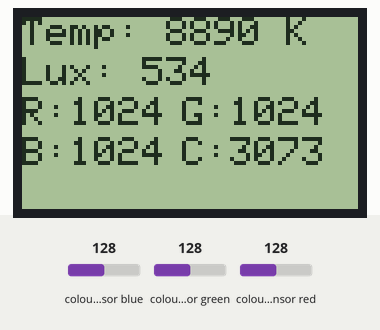
Simulated run of this sketch. Board: Arduino Uno, built with avr-gcc and run on an emulated ATmega328P. Shown: 84×48 one-colour display. The test bench sets the inputs (shaded band); at power-on: colour sensor blue 128, colour sensor green 128, colour sensor red 128. What the sketch prints to the serial monitor is not drawn.

Above: at 3.2 s.
3.3 s: colour sensor blue set to 191
At 4.5 s:
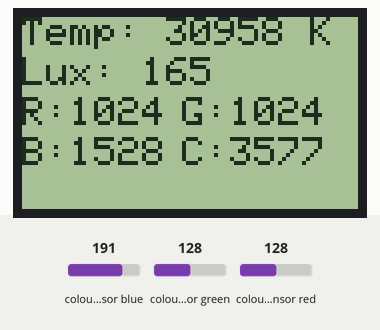
4.8 s: colour sensor green set to 64
At 5.4 s:
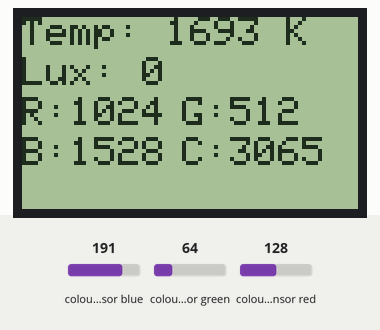
6.3 s: colour sensor red set to 5
At 7.0 s:
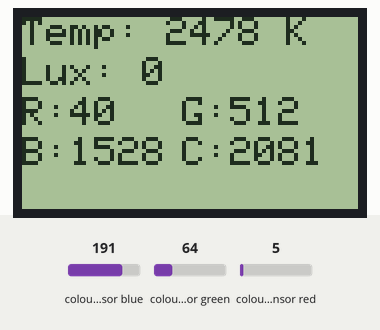
7.8 s: colour sensor blue set to 64
At 8.4 s:
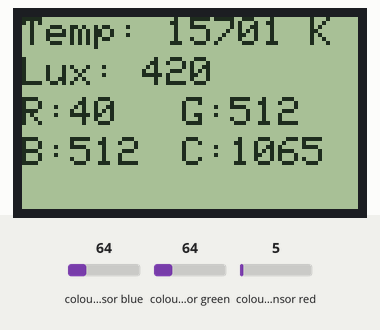
9.3 s: colour sensor green set to 5
At 9.9 s:
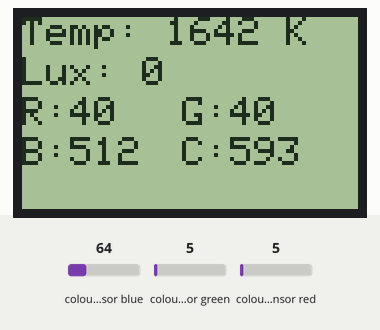
10.8 s: colour sensor red set to 64
At 12.0 s:
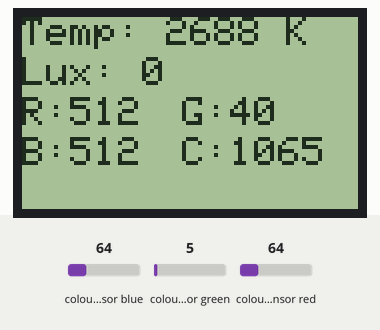
Timing chart, 0 to 13.3 s (numbered marks = the images above; inputs shaded):
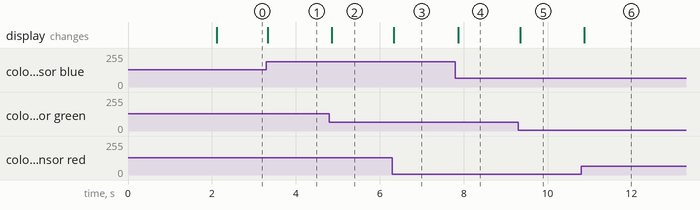

Measured:
- after the input at 3.3 s, the display: changes at once (image 1)
- after the input at 4.8 s, the display: changes after 0.06 s (image 2)
- after the input at 6.3 s, the display: changes at once (image 3)
- after the input at 7.8 s, the display: changes after 0.08 s (image 4)
- after the input at 9.3 s, the display: changes after 0.05 s (image 5)
- after the input at 10.8 s, the display: changes after 0.08 s (image 6)

The sketch:

arduino_light_meter.ino
```cpp
#include <SPI.h>
#include <Adafruit_TCS34725.h>
#include <Wire.h>
#include "Adafruit_GFX.h"
#include "Adafruit_PCD8544.h"

Adafruit_PCD8544 display = Adafruit_PCD8544(7,6,5,4,3);

/* Connect SCL    to analog 5
   Connect SDA    to analog 4
   Connect VDD    to 3.3V DC
   Connect GROUND to common ground */

/* Initialise with default values (int time = 2.4ms, gain = 1x) */
/* Initialise with specific int time and gain values */
Adafruit_TCS34725 tcs = Adafruit_TCS34725(TCS34725_INTEGRATIONTIME_700MS, TCS34725_GAIN_1X);

void setup(void) {
  Serial.begin(9600);
  /* analogWrite(11,220); // PWM of LCD backlight */
  display.begin();  // Display code
  tcs.begin();
  display.setContrast(50);
  /* delay(1000); */
  display.clearDisplay(); // clears the screen and buffer
  display.setTextSize(1);
  display.setTextColor(BLACK);
  /* delay(1000); */

  if (tcs.begin()) {
    display.setCursor(5, 15);
    display.println("LighMeter");
    display.setCursor(5, 25);
    display.println("@johalonen");
    display.println("");
    display.display();
    Serial.println("Found TCS34725");
    delay(2000);
  }
  else {
    display.println("No TCS34725 found");
    Serial.println("No TCS34725 found");
    delay(2000);
    while (1);
  }
}
void loop(void) {

  uint16_t r, g, b, c, colorTemp, lux;
  tcs.getRawData(&r, &g, &b, &c); //&bitwise
  colorTemp = tcs.calculateColorTemperature(r, g, b);
  lux = tcs.calculateLux(r, g, b);

  display.clearDisplay(); // clears the screen and buffer
  display.setTextSize(1);

  display.setCursor(0, 0);
  display.print("Temp: ");
  display.print(colorTemp, DEC);
  display.print(" K");

  display.setCursor(0, 10);
  display.print("Lux: ");
  display.print(lux, DEC);

  display.setCursor(0, 20);
  display.print("R:");
  display.print(r, DEC);

  display.setCursor(40, 20);
  display.print("G:");
  display.print(g, DEC);

  display.setCursor(0, 30);
  display.print("B:");
  display.print(b, DEC);

  display.setCursor(40, 30);
  display.print("C:");
  display.print(c, DEC);
  /* display.setTextSize(1); // 1 is constant */
  display.display();

  Serial.print("Color Temp: "); Serial.print(colorTemp, DEC); Serial.print(" K - ");
  Serial.print("Lux: "); Serial.print(lux, DEC); Serial.print(" - ");
  Serial.print("R: "); Serial.print(r, DEC); Serial.print(" ");
  Serial.print("G: "); Serial.print(g, DEC); Serial.print(" ");
  Serial.print("B: "); Serial.print(b, DEC); Serial.print(" ");
  Serial.print("C: "); Serial.print(c, DEC); Serial.print(" ");
  Serial.println(" ");
}
```
